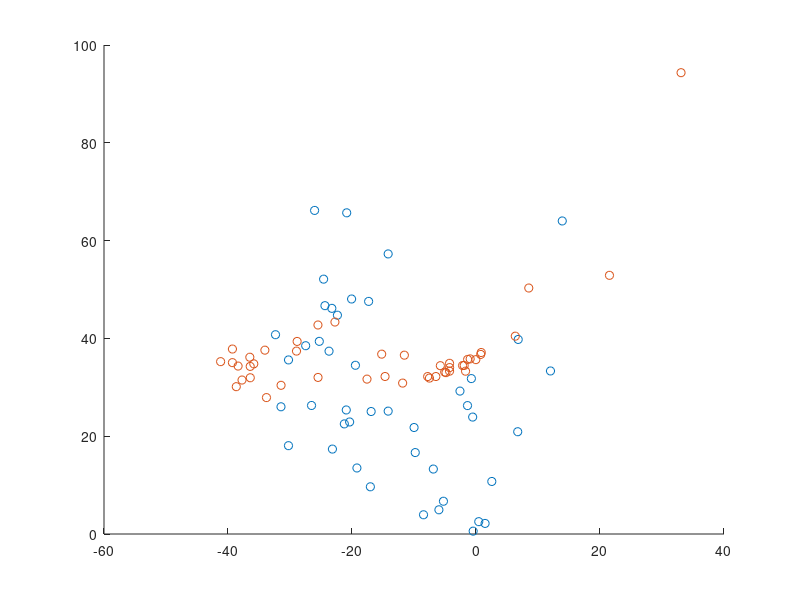

Reproduce this figure in MATLAB. (Note: this script raises an error after producing the figure.)
clear all;
%% Constants
fingerLengths = [1,1.5,2,2.5,3,3.5,4];

numFingers = length(fingerLengths);
numInputs = 7;
numInputsMC = 44;
inVals = 4;
outVals = 2;

gndX = [918.9654,816.8962,794.6936088,829.1348839,739.8234879,836.8668941,816.5539935, 1117.539599];
gndY = [567.6915,725.2122,599.9239502,597.5074008,657.3000987,640.4734852,582.1009028, 391.5463097];
vmaxY = [1524.017683,1630.715,1514.129143,1597.242042,1518.573873,1565.794107,1628.058191, 791.3602242];
hmaxX = [223.7893839,152.5423,150.0800755,112.9402521,123.2098947,161.0409815,60.71429729, 738.2390954];

gndXMC = [863.2567325 901.8083771 1164.898754 1112.726592 1142.702652 761.9906006 772.0089335];
gndYMC = [747.2522311 705.9335866 399.9712973 428.492739 409.0199494 752.4487305 852.6002284];
hmaxXMC = [191.8153081 190.5690808 769.8081098 764.483474 743.0124714 149.7718964 110.4062834];
vmaxYMC = [1671.574016 1691.552667 943.7175026 898.8940202 961.6123157 1612.881348 1798.53582];

distToX = 150;
distToY = 190;
%% Excursions for each activation set for each finger

excursionRaw = [[2.5932	1.4933	1.0331	0.3152
0.4395	0.3682	0.4625	1.4128
0	0.6788	0.1427	1.6314
0.8145	0	0	-0.3359
-0.0023	1.3185	0	-0.0023
0	0	0.4832	0
-0.0989	0	0	1.9719];
    [2.9844	1.2241	1.1528	0.2738
0.4004	0.3221	0.474	1.3438
-0.0138	0.6121	0.0828	1.8385
0.8376	0	0	-0.3682
0	1.1321	0	-0.0092
0	0	0.497	0
-0.3958	-0.0023	0	2.2089];
    [2.6875	0.9135	0.8307	0.1104
0.5983	0.1795	0.3474	1.1137
-0.0207	0.4648	0	1.4772
1.0769	0	0	-0.3797
0	1.0101	0	0
0	0	0.5706	0
-0.3451	0	0	1.6222];
    [1.9926	0.9158	0.6443	0.1864
0.428	0.283	0.3382	1.0308
-0.0092	0.497	0.0184	1.728
0.6857	0	0	-0.3106
0	1.07	0	-0.023
0	0	0.4257	-0.0023
-0.3843	0	0	2.0548];
    [1.7879	0.8629	0.7363	0.2186
0.4142	0.3198	0.4487	1.2793
-0.0644	0.497	0.0851	1.9765
0.711	-0.0046	0	-0.3359
0	0.9089	0	0
0	0	0.4556	0
0	0	0	2.3286];
    [1.8385	0.8813	0.3313	0.0299
0.4556	0.2462	0.2071	1.0377
-0.0805	0.4809	0	1.514
0.6903	0	0	-0.2853
0	1.099	0	-0.0046
0	0	0.3313	-0.0023
-0.5706	0	0	1.781];
    [0.9206	0.6098	0.2784	0.2692
0.3866	0.1818	0.1496	0.6719
0	0.3359	0	1.0124
0.4188	0	0	0
0	0.78	0	0
0	0	0.3451	0
-0.0989	0	-0.0092	1.1114]; 
[0	0	0	0
1.0953	0.8191	1.7994	0.474
0.4165	0.6742	0.4602	0.7087
0	0	0	0
1.1942	-0.1404	0.0046	-0.0621
0	0	0	0
-0.5568	1.353	0.306	0.214]];

excursionRawMC = [[1.6222	2.3033	3.7483	3.0879
1.422	1.2908	3.4469	3.3778
0.4395	0.2117	2.2273	3.2375
1.3944	2.1169	2.0709	4.2982
1.6659	2.8164	3.9209	4.0336
0.283	2.4505	0.6719	4.0681
0.0828	1.4381	3.9485	3.7874
-0.0069	0.1427	0.3428	0.6972
0	2.4344	1.5532	0.665
0.1173	1.231	1.7165	2.2181
0.0138	0.0713	1.2333	2.1376
2.0824	3.7966	4.1671	0.5062
0	0.1657	0.925	3.4929
0.4096	2.1951	0.7501	3.1362
0.6995	1.7717	1.4795	3.8288
1.1528	0.5983	1.6107	0.0506
1.5624	1.1229	2.3884	4.075
0.3682	0	2.2688	3.6977
1.0308	0.2945	2.2296	4.1464
0.214	0.0368	0	0
1.0124	0	0	0.4671
0.2945	0.2071	0.5292	2.9429
1.3875	2.4022	0.6742	0.2416
0	1.5163	1.3622	1.4404
0	1.0792	2.9061	1.613
1.5255	2.8854	3.6908	4.5858
0.0345	1.2793	0.5446	2.8256
0.0276	0.2853	0	0.0506
0.3889	1.7833	2.1537	3.3272
0.8468	1.5739	2.4804	0.8698
0.8951	0.2071	0	1.8914
0.0115	0.1726	0.826	0.5729
0.826	2.5518	1.0653	3.8564
0	0.0368	0.0207	0.0621
0.5453	0.1266	0.8168	1.1574
0.9687	1.5831	3.3042	3.5113
0.7087	0.4901	0.3935	3.0281
0	0	0.0391	0.9917
1.1873	2.3953	2.6277	0.4556
0.2255	2.018	1.2172	0.6604
1.5831	1.6866	2.1054	3.4584
0.3474	1.1482	0.6696	2.9729
0.1703	0	0	2.1353
1.0976	1.1689	1.6038	1.2701];
    [1.4243	2.4344	3.5366	2.2642
1.1022	1.3047	3.0787	2.3125
0.2117	0.3152	1.781	2.3033
1.0561	1.942	1.682	2.7197
1.4036	2.8095	3.3594	2.5173
0.0391	2.515	0.6673	2.7128
0.0092	1.4473	3.0902	2.6254
0	0.2853	0.4602	0.4211
0	2.6234	1.4657	0.5361
0.1012	1.2586	1.4496	1.6176
0.0391	0.1657	1.185	1.6498
1.7487	3.5251	3.6539	0.3682
-0.0805	0.1588	0.826	2.8831
0.2784	2.1997	0.7823	2.2043
0.3889	1.7188	1.2425	2.9567
1.063	0.6443	1.3875	0.0345
1.2793	1.1022	2.041	2.9913
0.1266	0	1.7717	2.5219
0.7662	0.3267	1.7119	2.6484
0.1473	0.0713	0	0
0.8283	0	0	0.3543
0.1795	0.1887	0.5453	2.2043
1.2103	2.2964	0.6765	0.2071
0	1.537	1.3162	1.1735
0	1.0792	2.5311	1.2057
1.307	2.8141	3.3318	3.1983
0	1.4059	0.5154	2.0801
0.0092	0.306	0	0.0322
0.1749	1.728	1.8431	2.752
0.6696	1.5992	2.0203	0.6328
0.6765	0.2301	0.0138	1.1735
0.0184	0.2301	0.8813	0.497
0.5683	2.439	1.0792	3.1109
0	0.0506	0.0736	0.0483
0.405	0.1081	0.8422	0.8721
0.7248	1.5486	2.7658	2.8969
0.4556	0.4878	0.405	2.1077
0	0	0.069	0.711
1.017	2.4528	2.3125	0.405
0.122	2.1652	1.1827	0.5775
1.3461	1.774	1.8707	2.4873
0.1035	1.0861	0.6512	2.4367
0.1104	0	0	1.5785
0.9227	1.1551	1.468	0.9227];
    [1.4174	1.2747	2.7151	1.4841
1.2287	0.5591	2.515	1.4703
0.3152	0.0437	1.7119	1.682
1.1091	1.1321	1.1873	2.3401
1.4749	1.5393	2.699	1.7602
0.1035	1.6015	0.3014	2.1744
0	0.7754	2.6852	1.9742
0	0.1266	0.3935	0.3014
0	1.6337	1.0838	0.2853
0.0506	0.8951	1.3346	1.0792
0.0115	0.0138	1.2379	1.1781
1.5347	2.248	2.9867	0.1035
0	0.0391	0.619	2.2503
0.3083	1.4082	0.3958	1.7533
0.4533	1.1666	0.8122	2.439
1.2057	0.3843	1.517	0
1.4634	0.5476	1.6797	2.3309
0.2968	0	1.6245	2.0502
0.8191	0.0736	1.4496	2.2573
0.295	0.0046	0	0
1.0653	0	0	0.3336
0.2738	0.0322	0.3728	1.9535
1.2862	1.399	0.4142	0.122
0	1.0538	1.0999	0.7524
0	0.688	2.439	0.7133
1.1896	1.7257	2.5564	2.5426
0.0023	0.9503	0.2623	1.5555
0.0299	0.2784	0	0.0299
0.1795	1.0584	1.5025	2.1813
0.7409	0.925	2.0157	0.3474
0.879	0.1841	0.0046	0.9848
0.0046	0.1058	0.9181	0.3221
0.6213	1.6153	0.5752	2.7566
0	0.0736	0.0759	0.0345
0.6213	0.0138	0.7662	0.6121
0.7616	0.7915	2.3493	2.2987
0.7156	0.2554	0.2232	1.9443
0	0	0.0805	0.6121
1.0423	1.4197	2.1031	0.1565
0.1795	1.4381	0.9227	0.3313
1.3967	1.1896	1.5002	2.0318
0.2462	0.7294	0.4119	2.0525
0.1404	0	0	1.3323
1.0009	0.688	1.4404	0.6558];
    [1.1413	1.5923	2.6461	1.5048
1.0239	0.9572	2.6691	1.5877
0.3336	0.2347	1.8316	1.8201
0.9411	1.4703	1.4772	2.1721
1.162	1.9259	2.7082	1.7856
0.0851	2.0157	0.6489	2.301
0.0414	1.0147	2.6231	2.0962
0	0.3221	0.6121	0.3797
0	1.8868	1.2126	0.3866
0.1726	1.07	1.4864	1.2517
0.0874	0.1657	1.2908	1.3047
1.3208	2.3539	2.8946	0.1818
-0.0506	0.2002	0.8583	2.4735
0.3428	1.7188	0.6742	1.6314
0.4487	1.3691	1.0308	2.4137
1.0216	0.6673	1.491	0.0092
1.1252	0.8283	1.728	2.2388
0.2393	0	1.6061	2.2204
0.7294	0.2347	1.5347	2.1813
0.237	0.1012	0	0
0.8307	0	0	0.2922
0.2692	0.0782	0.4924	2.1261
1.017	1.7533	0.6282	0.1243
0	1.2632	1.2034	0.803
0.0276	0.9503	2.11	0.8307
1.07	1.9742	2.7105	2.3516
0.0069	1.3185	0.566	1.7971
0.0506	0.3751	0	0.0276
0.2163	1.3139	1.636	2.1836
0.7432	1.2977	1.9742	0.4694
0.6788	0.3129	0.1104	1.0446
0.1127	0.2416	0.9986	0.3866
0.5614	1.8408	0.8721	2.4597
0	0.1312	0.1312	0.0483
0.5338	0.1427	0.8468	0.6397
0.6949	1.04	2.1261	2.1882
0.5453	0.4464	0.4556	2.1192
0.0069	0	0.092	0.5775
0.9641	1.6383	1.8523	0.2347
0.2002	1.7142	1.093	0.4027
1.1505	1.3507	1.6015	1.8293
0.1864	0.9572	0.6328	2.248
0.1818	0	0	1.4611
0.9296	0.9135	1.4197	0.7225];
    [0.9848	1.5601	2.332	2.3424
0.9457	0.9549	2.3677	2.6162
0.3912	0.2531	1.6935	2.8095
0.8399	1.5324	1.4243	3.3433
1.0538	1.873	2.3286	3.012
0.2278	2.0686	0.8399	3.6539
0.0736	1.1459	2.4758	3.4353
0	0.306	0.5522	1.0032
0	1.6935	1.0584	0.856
0.1519	1.162	1.3438	2.1905
0.1358	0.1933	1.1666	2.2503
1.1022	2.248	2.2918	0.5752
-0.0529	0.382	1.0078	3.0603
0.3959	1.774	0.8145	2.9038
0.4579	1.5025	1.1827	3.578
0.9319	0.5154	1.2609	0.1266
0.8168	0.8491	1.7142	3.3548
0.3705	0	1.5877	3.2214
0.7271	0.2623	1.567	3.4837
0.4165	0.0828	0.0023	0.0023
0.6811	0	0	0.359
0.2485	0.2278	0.6328	2.8601
0.9595	1.544	0.6167	0.2876
0	1.2632	1.2103	1.4933
0.0322	0.8537	1.8638	1.6705
0.7478	1.9144	2.3309	3.7069
0.1104	1.376	0.6834	3.081
0.1012	0.2945	0	0.1289
0.1726	1.3254	1.5071	3.2237
0.6949	1.1988	1.7303	1.0469
0.6604	0.3935	0.2554	1.6291
0.1611	0.2416	0.9687	0.6719
0.4786	1.8661	0.9825	3.4722
0	0.1404	0.122	0.1749
0.5867	0.1473	0.7961	1.0285
0.5798	1.093	2.0548	3.1316
0.5246	0.5683	0.5913	3.1017
0.069	0.0046	0.2163	1.1206
0.7892	1.4703	0.1659	0.5476
0.1726	1.6636	1.0746	0.8997
0.925	1.4565	1.5578	2.8325
0.3428	1.0446	0.757	3.0649
0.1772	0	0.0345	2.416
0.9066	0.9135	1.3392	1.1643];
    [0.994	1.1091	1.9558	1.1735
0.9181	0.6581	2.4781	1.3852
0.3543	0.0713	2.0801	1.5831
0.8283	0.9595	1.4105	1.942
1.093	1.4358	2.0893	1.4358
0.1381	1.7188	0.7133	2.4321
0.0805	0.9917	1.9259	1.682
0	0.2876	1.1252	0.4188
0	1.4174	0.9618	0.2531
0.1956	1.1045	1.2724	0.9733
0.1058	0.115	1.2747	1.1344
1.0953	1.6268	2.1629	-0.1519
-0.2623	0.2002	1.185	2.4574
0.5522	1.3691	0.4947	1.5232
0.3543	1.3668	0.7432	2.255
0.9779	0.6972	1.3047	-0.0391
0.9227	0.5062	1.4979	1.9098
0.2301	0	1.5555	2.1951
0.5683	0.0414	1.5209	2.2296
0.3198	0.0644	0.1012	0
0.7018	0	0	0.3221
0.1657	0.0092	0.4464	2.2204
1.017	1.2517	0.3866	0.0529
0	1.1574	0.971	0.665
0.0391	0.7961	1.7372	0.665
0.8145	1.3438	2.3125	1.8155
0.0644	1.2448	0.7432	1.8086
0.122	0.6351	0	0.0368
0.1703	0.9411	1.2333	1.774
0.6972	1.1505	1.7188	0.3889
0.6167	0.352	0.2807	1.0285
0.1565	0.1197	0.994	0.352
0.4188	1.2862	0.5476	2.1169
0	0.6029	0.1841	0.0644
0.5338	0.0644	0.7593	0.5798
0.5752	0.6305	1.5969	1.6981
0.4855	0.3797	0.6282	1.9972
0.0368	0	0.1404	0.6351
0.8237	1.1229	1.4358	0.092
0.3014	1.514	1.1068	0.3751
0.948	1.2954	1.2678	1.5163
0.2255	0.9342	0.5775	2.1146
0.1611	0.0184	0	1.5347
0.8491	0.7593	1.185	0.6052];
    [0.3382	0.4786	1.055	0.451
0.2876	0.069	1.3944	0.5844
0.0529	0	1.2402	0.7064
0.3359	0.4326	0.6742	0.8353
0.428	0.6857	1.0584	0.7018
0	0.8468	0.1818	1.0239
0	0.4418	1.0976	0.8076
0	0.0184	0.6489	0.3106
0	0.7892	0.3797	0.0437
0	0.589	0.5085	0.3797
0	0	0.5798	0.4878
0.3198	0.8652	1.185	0.0023
-0.1657	0.0184	0.6213	0.9043
0.1795	0.8744	0.069	0.711
0.115	0.7225	0.1335	0.9549
0.3543	0.2117	0.5246	0.0575
0.3843	0.0069	0.6489	0.8145
0.0943	-0.0069	0.7593	0.9733
0.2807	0	0.7409	0.9748
0.1611	0	0.0207	0.0575
0.3543	0	0	0.2692
0.1127	0	0.1565	0.8399
0.4165	0.7064	0.0552	0.0989
0	0.6696	0.3705	0.3014
0	0.2623	0.9089	0.2393
0.2508	0.6075	1.3323	0.6512
0	0.6604	0.3014	0.9273
0.0115	0.352	0	0.0828
0	0.4625	0.4694	0.6719
0.1634	0.5545	0.8537	0.1979
0.2669	0.1081	0.0138	0.5131
0	0	0.6006	0.1657
0.2002	0.7087	0.0667	0.7386
0	0.3129	0.0161	0.2071
0.1956	0	0.3244	0.2347
0.168	0.0989	0.757	0.6765
0.2393	0.0161	0.2324	1.0032
0.0115	0	0.0092	0.4901
0.2577	0.5967	0.6627	0.0092
0.0092	0.8491	0.4671	0.1104
0.3751	0.6581	0.4648	0.5867
0.0828	0.4556	0.0805	0.9572
0.092	0	0	0.8214
0.3037	0.3359	0.4694	0.2991]];

excursions = zeros(numInputs, inVals, numFingers);
for i = 1:numFingers
    excursions(:,:,i) = excursionRaw((i-1)*numInputs+1:i*numInputs,:);
end

excursionsMC = zeros(numInputsMC, inVals, numFingers);
for i = 1:numFingers
    excursionsMC(:,:,i) = excursionRawMC((i-1)*numInputsMC+1:i*numInputsMC,:);
end
%% End point pixels for each activation set for each finger
epRaw = [[633.8326502	914.9313833
778.118032	1062.366599
825.2189951	1079.006116
732.3635097	1028.127291
737.0398755	1046.145901
776.034145	1073.185343
783.7559838	1073.975915];
    [672.3688369	1201.094438
679.5587811	1183.134894
617.0902238	1173.147943
556.40325	1129.045921
552.266634	1152.913343
576.8147681	1166.302795
809.9210453	1206.557562];
    [711.532262	1050.006738
647.8657802	1034.641506
677.6527166	1030.752991
583.0524733	974.6021743
601.9872088	1021.254593
630.203197	1031.720516
675.261503	1029.984747];
    [699.7176323	1125.501882
639.3820643	1104.924038
799.5235248	1116.754747
641.7167661	1088.626649
628.1581769	1099.914369
605.6430819	1099.712669
850.1396779	1125.200569];
    [518.0555052	1152.77918
500.7249311	1154.872231
718.6654644	1190.628051
450.9932293	1113.641085
467.0814575	1132.783539
479.4100494	1145.137884
481.0628841	1146.117712];
    [502.6379809	1094.056621
607.5492206	1196.226269
782.4396107	1227.827124
559.7503817	1151.960564
558.3174992	1168.773043
594.7681932	1187.191237
603.5666616	1193.270175];
    [148.9018815	741.9566164
165.0153595	807.587358
160.6604048	784.9443405
151.3067601	749.2579052
152.6506145	765.6880049
156.5239658	771.2519007
169.7112298	811.9781573];
    [992.1306973	660.757953
992.0155072	658.7463562
1170.883734	692.3837476
904.3682256	612.3627939
1060.294748	702.0648992
931.3027838	631.8308597
930.5279186	630.3975649]];

epRawMC = [[679.4182593	1179.83101
786.8971969	1148.777785
818.1844547	1171.072949
657.8703127	1166.897016
759.6044371	1129.484311
829.5158319	1173.28652
810.1801209	1157.465143
723.4202588	1183.671025
661.976902	1166.162275
771.8061312	1184.597505
654.3478713	1161.700416
509.7134994	881.4154389
629.4015913	1143.543601
820.7339521	1184.932137
833.6209831	1169.875299
663.7995687	1166.663815
833.6114902	1156.347358
842.1400399	1168.887581
666.2882098	1172.712841
667.4441966	1172.753947
680.3444451	1179.274665
691.3705009	1185.249152
561.3987136	1083.02397
665.2945427	1178.393386
725.8422933	1161.431783
771.8646279	1132.430799
826.6894541	1187.184879
676.8274965	1174.803077
820.7760946	1173.627933
619.6489394	1095.640879
798.5016155	1192.435143
736.4553037	1186.273773
676.8499851	1178.35297
692.6577438	1183.719122
686.7355013	1183.699444
821.0551667	1164.499268
676.8581574	1170.554481
809.0422053	1204.656136
710.7220008	1190.227967
653.9607716	1159.804148
787.3556421	1158.40264
683.5072539	1172.911411
830.8294439	1193.79982
709.4820535	1162.453465];
    [627.0767497	1105.776196
696.2319038	1132.113153
830.3279386	1165.745502
808.4966936	1155.928647
661.608043	1104.286931
645.8471066	1147.037411
663.5827291	1156.255862
692.1388445	1162.91632
571.2001252	1096.98169
692.9203672	1170.485092
755.2534671	1184.731013
187.8366191	699.8378421
844.066226	1188.357269
648.6867023	1157.140472
645.064855	1157.972943
669.0992683	1161.128449
629.7948009	1148.58486
676.8995992	1157.526788
860.8712111	1156.505924
693.943025	1156.685646
669.8049097	1140.517397
665.2829175	1157.883079
541.9971452	1074.365083
676.9733032	1166.047855
662.034152	1154.00376
696.2788382	1124.53873
827.2451696	1186.53455
644.4581583	1154.747244
839.8913451	1181.965971
583.4164152	1099.061564
713.985673	1173.496339
670.968581	1163.915138
835.2194266	1175.420175
656.2869489	1160.521764
661.9296787	1163.59115
825.1678581	1165.940504
675.5788666	1157.649715
771.6711222	1183.788076
530.9755157	1055.492466
605.3504945	1140.977694
688.2027164	1144.079568
842.0810442	1183.864092
664.7800851	1163.531848
660.9650577	1146.142196];
    [1005.125716	647.2816542
1017.636279	639.8490548
1086.24529	660.7812517
1075.581911	651.3780746
1016.168594	631.9673982
1019.931393	655.5757303
1096.579708	662.4154804
1029.747474	659.2626236
975.79287	635.2273321
1027.403022	660.4861432
1059.678889	668.4644784
903.0310464	555.8900909
993.2213812	651.976162
1074.3357	667.8598919
1010.057322	654.9400353
956.1439718	610.9225357
1058.409814	646.9782293
1130.555348	658.598282
1033.61749	656.5851333
1043.497705	656.3546834
1029.132941	656.0875823
1022.889246	654.3024282
965.7424679	615.9814119
1018.305696	657.1463046
996.9424725	647.7688146
1026.793866	640.9805155
1103.839259	669.8348174
1009.40355	655.3088779
1091.065005	667.6773101
965.2829113	621.9226761
1034.139142	652.4483322
1008.833898	654.8036928
1081.319625	663.4447043
1020.913535	655.4286578
1019.666224	650.1868799
1073.738422	653.0801754
1126.642681	657.2662101
1043.876815	659.0859101
953.0551929	606.3653169
1003.822784	652.3028992
1015.946666	639.6715608
1126.241298	664.1604824
1108.867396	665.1778984
1008.561358	639.2777598];
    [1014.335218	643.5774243
1017.154371	647.9005771
1074.507814	646.431088
1025.374384	650.246133
1016.940316	625.7153888
1097.813737	642.8728549
1083.675334	643.1293615
1046.307315	651.2719447
996.9984921	644.0617735
1044.61391	655.3220959
1074.098992	656.0449233
1021.1751	654.9734726
1095.098469	651.0919633
1032.880959	655.7413044
1097.894454	641.2977848
1047.330695	652.0417009
1030.96179	652.5803832
1099.001132	638.1998436
1043.755566	650.0026411
1046.083156	648.2279077
1018.64346	634.249673
1099.339101	642.0597315
982.8332341	624.694165
1037.561762	654.5832763
1011.329851	644.5594827
1032.485837	632.1090341
1094.081727	649.9493864
1034.517623	652.8579155
1090.722311	647.3740311
979.0831618	627.2620165
1042.571506	645.6700642
1024.166629	651.2913283
1097.377625	640.2949893
1045.091488	653.8250256
1044.894947	646.52349
1078.73022	640.1984668
1099.85669	634.423265
1051.159769	650.607056
962.1847166	617.786267
993.9759102	643.464555
1029.532545	633.8737361
1099.048219	642.8179865
1098.759277	643.838674
1011.696078	636.7580963];
    [1041.149559	706.2537475
943.4897357	695.3187575
943.038753	694.2800093
1126.226495	709.250468
943.8521947	694.7801886
934.7944841	691.4530759
934.7549279	692.3265075
991.1286048	714.6424832
963.7952175	697.2877083
1071.211089	729.8434401
1089.479162	722.9607607
942.9364476	694.0090055
1138.584653	726.7511039
952.7048159	698.8709059
942.2294261	694.8802824
911.2653713	657.9831352
1121.51946	708.2417582
961.6145589	699.5453367
940.8996823	693.7338877
937.0885825	688.5466456
945.0038493	687.0106959
955.8627248	697.1988387
919.5170178	668.0394101
1024.303961	719.3915515
1039.27491	721.8545504
1107.976571	711.4043329
1131.979259	722.8460209
940.8626652	693.8634205
941.0320199	693.6264715
966.9343603	690.93024
1025.691793	714.1231737
990.8192856	711.0768428
1133.406831	711.9314282
956.002444	701.6125929
960.9805191	699.8557482
950.4631538	699.3544493
1137.128833	713.5419979
1045.737374	727.5725126
937.2245817	673.2250299
964.3309986	698.4220934
1073.850521	717.0158038
1139.935244	719.8311582
945.2574333	695.1020393
995.2333469	704.9370604];
    [493.8282166	1232.923584
563.0811157	1232.900757
676.1222534	1247.853027
593.3629761	1262.470703
392.402771	1152.836182
417.0895386	1182.078369
466.5465393	1215.095825
662.2710571	1255.324707
651.0400391	1262.000854
465.2622375	1198.630005
463.2017822	1189.647949
493.6435242	1205.762573
593.920166	1248.112549
492.3773804	1228.216431
495.7711792	1205.678101
486.9734497	1232.574829
626.9321899	1252.858154
530.0609741	1244.105225
449.2824707	1203.438477
526.3134155	1236.846924
558.6228027	1246.874634
317.1812744	1074.802368
729.0975952	1270.317383
514.4732056	1249.036621
500.4654846	1234.478271
396.624176	1152.540405
565.5140381	1221.657715
494.4562988	1235.789429
497.376709	1233.755493
480.4256897	1220.426025
463.1335754	1199.899658
480.7573242	1227.442017
396.1946411	1153.180054
469.1153259	1217.356201
480.0827332	1219.150757
511.1854858	1213.340454
633.3457642	1262.333984
494.2642212	1235.31958
609.5808716	1249.321045
495.0969849	1234.61499
522.7298584	1226.408325
480.7310486	1220.731445
598.4604492	1239.175537
495.8258057	1233.759766];
    [142.9920025	975.8770566
146.8388722	992.4390454
156.575418	1029.561855
156.7954845	1012.492989
144.6437073	969.8776874
164.6736721	1044.283393
161.8065701	1043.24212
154.5901005	1016.790054
141.0777736	973.8860159
153.1137004	1009.461617
158.5524049	1033.877662
136.1195717	933.8918571
187.2456231	1102.126369
163.8842582	1046.393359
172.1532769	1063.086603
139.9454508	957.7152767
148.5336102	996.3689309
149.8032136	1007.385463
165.745586	1045.72188
145.6426625	994.0934017
148.2355468	1000.17347
151.250237	1008.038037
138.2910357	944.0547032
144.6008234	991.3801937
144.1072159	991.3249545
146.3296456	984.7764688
162.3697686	1041.104995
148.6323748	1001.224623
162.5873008	1035.534029
140.0370889	966.8831558
158.8034472	1020.012512
153.6950368	1013.706914
158.2819262	1027.227379
151.1782777	1008.378082
149.3756491	1001.053953
153.3224638	1010.057518
175.766715	1066.412283
163.9129193	1048.306581
140.4540992	958.4517016
150.8665597	1007.488813
148.1887633	992.4889987
170.13783	1054.573524
175.0693903	1069.669252
147.1344028	987.1777534]];

epPix = zeros(numInputs, outVals, numFingers);
for i = 1:numFingers
    epPix(:,:,i) = epRaw((i-1)*numInputs+1:i*numInputs,:); 
end

epPixMC = zeros(numInputsMC, outVals, numFingers);
for i = 1:numFingers
    epPixMC(:,:,i) = epRawMC((i-1)*numInputsMC+1:i*numInputsMC,:); 
end
%% Information for the resting position locations in pixels
restingPixels = [770.0054702	1063.307148; %1cm
                588.2572567	1158.489664; %1.5cm
                643.9360087	1030.747186; %2cm
                641.1594024	1101.594728; %2.5cm
                498.1596167	1146.664351; %3cm
                504.1842092	1094.243785; %3.5cm
                159.0408108	787.194775;  %4cm
                946.1466951	642.4832218];  %Hard finger
            
restingPixelsMC = [657.7556937	1160.804777; %1cm
                645.7346904	1155.524502; %1.5cm
                991.5714507	623.7281294; %2cm
                1015.15517	648.5336671; %2.5cm
                1038.132617	708.9712263; %3cm
                491.8841248	1233.859253; %3.5cm
                148.9194236	1001.881721];  %4cm
%% determine X and Y coordinates of each excursion set for each finger

xyMC = zeros(numInputsMC, outVals, numFingers);
xy = zeros(numInputs, outVals, numFingers);

for a = 1:numFingers
    for b = 1:numInputs
        epX = epPix(b, 1, a);
        epY = epPix(b, 2, a);
        x = ((gndX(a)-epX)/(gndX(a)-hmaxX(a)))*distToX;
        y = ((epY-gndY(a))/(gndY(a)-vmaxY(a)))*distToY;
        if a == 8
            y = ((epY-gndY(a))/(gndY(a)-vmaxY(a)))*(distToY-27);
        end
        xy(b,1,a) = x;
        xy(b,2,a) = y;
    end
end
for a = 1:numFingers
    for b = 1:numInputsMC
        epX = epPixMC(b, 1, a);
        epY = epPixMC(b, 2, a);
        x = ((gndXMC(a)-epX)/(gndXMC(a)-hmaxXMC(a)))*distToX;
        y = ((epY-gndYMC(a))/(gndYMC(a)-vmaxYMC(a)))*distToY;
        if a == 8
            y = ((epY-gndYMC(a))/(gndYMC(a)-vmaxYMC(a)))*(distToY-27);
        end
        xyMC(b,1,a) = x;
        xyMC(b,2,a) = y;
    end
end
%% Calculate the X and Y coordinates of the endpoint at the resting position
restingXY = [0,0;
    0,0;
    0,0;
    0,0;
    0,0;
    0,0;
    0,0;];
restingXYMC = [0,0;
    0,0;
    0,0;
    0,0;
    0,0;
    0,0;
    0,0;];

for a = 1:numFingers
    restingXY(a,1) = ((gndX(a)-restingPixels(a,1))/(gndX(a)-hmaxX(a)))*distToX;
    restingXY(a,2) = ((restingPixels(a,2)-gndY(a))/(gndY(a)-vmaxY(a)))*distToY;
end
for a = 1:numFingers
    restingXYMC(a,1) = ((gndXMC(a)-restingPixelsMC(a,1))/(gndXMC(a)-hmaxXMC(a)))*distToX;
    restingXYMC(a,2) = ((restingPixelsMC(a,2)-gndY(a))/(gndYMC(a)-vmaxYMC(a)))*distToY;
end
restingXY;
%% Calculate difference in distance from the reference position
difXY = zeros(numInputs, outVals, numFingers);
for a = 1:numFingers
    for b = 1:numInputs
        difXY(b,1, a) = xy(b, 1, a)-restingXY(a,1);
        difXY(b,2, a) = xy(b, 2, a)-restingXY(a,2);
    end
end
difXYMC = zeros(numInputsMC, outVals, numFingers);
for a = 1:numFingers
    for b = 1:numInputsMC
        difXYMC(b,1, a) = xyMC(b, 1, a)-restingXYMC(a,1);
        difXYMC(b,2, a) = xyMC(b, 2, a)-restingXYMC(a,2);
    end
end
difXYMC;
%% Compare these values to what would be expected from the matrices calculated from the 7 postures
% linear regression of the postures
linRegress = zeros(inVals,outVals,numFingers);
for a = 1: numFingers
    linRegress(:,:,a) = excursionsMC(:,:,a)\difXYMC(:,:,a);
end
linRegress;
%% calculate expected points based of the linear regressions and the excursion values for each finger
yCalc = zeros(numInputsMC,outVals,numFingers);
for a=1:numFingers
    yCalc(:,:,a) = excursionsMC(:,:,a)*linRegress(:,:,a);
end
yCalc;
for b=1:numFingers
    figure(b)
    hold on
    calc = scatter(yCalc(:, 1, b), yCalc(:,2,b));
    actual = scatter(difXYMC(:, 1, b), difXYMC(:,2,b));
    calc.LineWidth = 0.3;
    calc.MarkerFaceColor = [1 0 0];
    actual.LineWidth = 0.3;
    actual.MarkerFaceColor = [0 0 1];
    for a=1:numInputsMC
        plot([difXYMC(a,1,b), yCalc(a, 1, b)], [difXYMC(a,2,b), yCalc(a,2,b)])
    end
    title_plot = strcat("Calculated dX and dY versus Actual (", strcat(string(fingerLengths(b)), " cm)"));
    title(title_plot)
    xlabel("Delta X")
    ylabel("Delta Y")
    hold off
end
%% R^2
rtsq = zeros(numFingers,1);
for a=1:numFingers
    [R,P] = corrcoef(difXYMC(:,:,a), yCalc(:,:,a));
    rtsq(a) = R(2,1);
end
rtsq = (rtsq.^2)